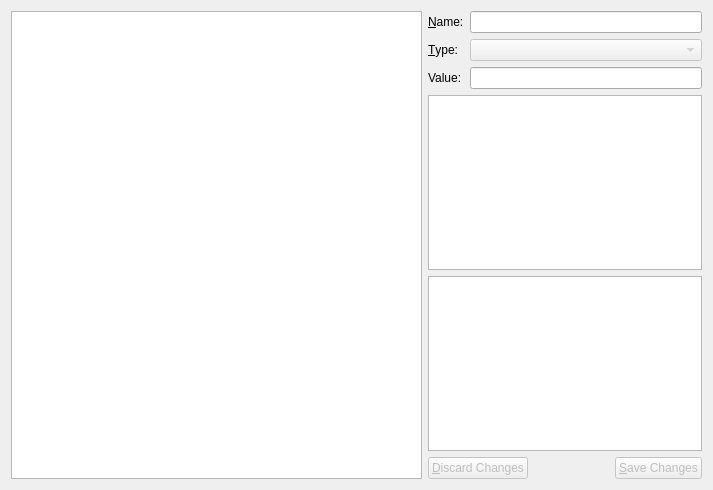
<?xml version="1.0" encoding="UTF-8"?>
<ui version="4.0">
 <class>MiasmataData</class>
 <widget class="QWidget" name="MiasmataData">
  <property name="geometry">
   <rect>
    <x>0</x>
    <y>0</y>
    <width>713</width>
    <height>490</height>
   </rect>
  </property>
  <layout class="QHBoxLayout" name="horizontalLayout" stretch="3,2">
   <item>
    <widget class="QTreeView" name="treeView">
     <property name="alternatingRowColors">
      <bool>true</bool>
     </property>
     <property name="uniformRowHeights">
      <bool>true</bool>
     </property>
     <property name="allColumnsShowFocus">
      <bool>true</bool>
     </property>
    </widget>
   </item>
   <item>
    <layout class="QVBoxLayout" name="verticalLayout_2">
     <item>
      <layout class="QFormLayout" name="formLayout">
       <item row="1" column="0">
        <widget class="QLabel" name="label">
         <property name="text">
          <string>&amp;Name:</string>
         </property>
         <property name="buddy">
          <cstring>name</cstring>
         </property>
        </widget>
       </item>
       <item row="1" column="1">
        <widget class="QLineEdit" name="name">
         <property name="readOnly">
          <bool>true</bool>
         </property>
        </widget>
       </item>
       <item row="2" column="1">
        <widget class="QComboBox" name="type">
         <property name="enabled">
          <bool>false</bool>
         </property>
        </widget>
       </item>
       <item row="2" column="0">
        <widget class="QLabel" name="label_2">
         <property name="text">
          <string>&amp;Type:</string>
         </property>
         <property name="buddy">
          <cstring>type</cstring>
         </property>
        </widget>
       </item>
       <item row="3" column="0">
        <widget class="QLabel" name="label_3">
         <property name="text">
          <string>Value:</string>
         </property>
        </widget>
       </item>
       <item row="3" column="1">
        <widget class="QLineEdit" name="value_line"/>
       </item>
      </layout>
     </item>
     <item>
      <spacer name="verticalSpacer">
       <property name="orientation">
        <enum>Qt::Vertical</enum>
       </property>
       <property name="sizeHint" stdset="0">
        <size>
         <width>20</width>
         <height>0</height>
        </size>
       </property>
      </spacer>
     </item>
     <item>
      <widget class="QListView" name="value_list">
       <property name="sizePolicy">
        <sizepolicy hsizetype="Expanding" vsizetype="Expanding">
         <horstretch>0</horstretch>
         <verstretch>100</verstretch>
        </sizepolicy>
       </property>
       <property name="alternatingRowColors">
        <bool>true</bool>
       </property>
       <property name="uniformItemSizes">
        <bool>true</bool>
       </property>
      </widget>
     </item>
     <item>
      <widget class="QPlainTextEdit" name="value_hex">
       <property name="sizePolicy">
        <sizepolicy hsizetype="Expanding" vsizetype="Expanding">
         <horstretch>0</horstretch>
         <verstretch>100</verstretch>
        </sizepolicy>
       </property>
       <property name="font">
        <font>
         <family>Courier New</family>
         <weight>75</weight>
         <bold>true</bold>
        </font>
       </property>
       <property name="readOnly">
        <bool>true</bool>
       </property>
      </widget>
     </item>
     <item>
      <layout class="QGridLayout" name="gridLayout_2">
       <item row="1" column="2">
        <widget class="QPushButton" name="pushButton">
         <property name="enabled">
          <bool>false</bool>
         </property>
         <property name="text">
          <string>&amp;Save Changes</string>
         </property>
        </widget>
       </item>
       <item row="1" column="0">
        <widget class="QPushButton" name="cancel">
         <property name="enabled">
          <bool>false</bool>
         </property>
         <property name="text">
          <string>&amp;Discard Changes</string>
         </property>
        </widget>
       </item>
       <item row="1" column="1">
        <spacer name="horizontalSpacer">
         <property name="orientation">
          <enum>Qt::Horizontal</enum>
         </property>
         <property name="sizeHint" stdset="0">
          <size>
           <width>40</width>
           <height>20</height>
          </size>
         </property>
        </spacer>
       </item>
      </layout>
     </item>
    </layout>
   </item>
  </layout>
 </widget>
 <tabstops>
  <tabstop>treeView</tabstop>
 </tabstops>
 <resources/>
 <connections/>
</ui>
